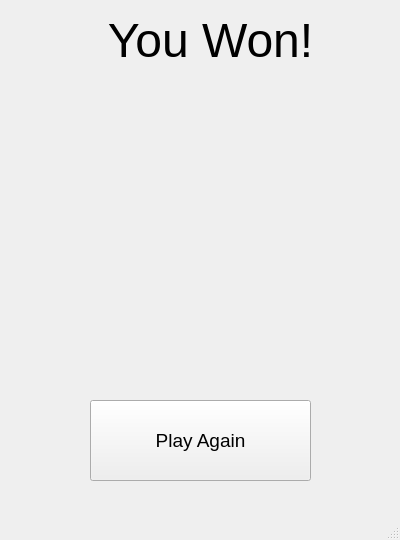
<?xml version="1.0" encoding="UTF-8"?>
<ui version="4.0">
 <class>Hangman</class>
 <widget class="QMainWindow" name="Hangman">
  <property name="geometry">
   <rect>
    <x>0</x>
    <y>0</y>
    <width>400</width>
    <height>540</height>
   </rect>
  </property>
  <property name="minimumSize">
   <size>
    <width>400</width>
    <height>540</height>
   </size>
  </property>
  <property name="maximumSize">
   <size>
    <width>400</width>
    <height>540</height>
   </size>
  </property>
  <property name="windowTitle">
   <string>Hangman</string>
  </property>
  <widget class="QWidget" name="centralwidget">
   <widget class="QStackedWidget" name="stackedWidget">
    <property name="geometry">
     <rect>
      <x>0</x>
      <y>0</y>
      <width>401</width>
      <height>521</height>
     </rect>
    </property>
    <property name="currentIndex">
     <number>2</number>
    </property>
    <widget class="QWidget" name="game_page">
     <widget class="QLabel" name="head">
      <property name="geometry">
       <rect>
        <x>120</x>
        <y>80</y>
        <width>41</width>
        <height>51</height>
       </rect>
      </property>
      <property name="font">
       <font>
        <pointsize>41</pointsize>
       </font>
      </property>
      <property name="text">
       <string>O</string>
      </property>
     </widget>
     <widget class="QLabel" name="J">
      <property name="geometry">
       <rect>
        <x>350</x>
        <y>130</y>
        <width>31</width>
        <height>31</height>
       </rect>
      </property>
      <property name="font">
       <font>
        <pointsize>12</pointsize>
       </font>
      </property>
      <property name="autoFillBackground">
       <bool>false</bool>
      </property>
      <property name="styleSheet">
       <string notr="true">background-color: rgb(0, 170, 255)</string>
      </property>
      <property name="frameShape">
       <enum>QFrame::Box</enum>
      </property>
      <property name="text">
       <string>J</string>
      </property>
      <property name="alignment">
       <set>Qt::AlignCenter</set>
      </property>
     </widget>
     <widget class="QLabel" name="title">
      <property name="geometry">
       <rect>
        <x>120</x>
        <y>0</y>
        <width>161</width>
        <height>51</height>
       </rect>
      </property>
      <property name="font">
       <font>
        <pointsize>28</pointsize>
       </font>
      </property>
      <property name="autoFillBackground">
       <bool>false</bool>
      </property>
      <property name="styleSheet">
       <string notr="true"/>
      </property>
      <property name="frameShape">
       <enum>QFrame::NoFrame</enum>
      </property>
      <property name="frameShadow">
       <enum>QFrame::Plain</enum>
      </property>
      <property name="text">
       <string>Hangman</string>
      </property>
     </widget>
     <widget class="QLabel" name="E">
      <property name="geometry">
       <rect>
        <x>350</x>
        <y>90</y>
        <width>31</width>
        <height>31</height>
       </rect>
      </property>
      <property name="font">
       <font>
        <pointsize>12</pointsize>
       </font>
      </property>
      <property name="autoFillBackground">
       <bool>false</bool>
      </property>
      <property name="styleSheet">
       <string notr="true">background-color: rgb(0, 170, 255)</string>
      </property>
      <property name="frameShape">
       <enum>QFrame::Box</enum>
      </property>
      <property name="text">
       <string>E</string>
      </property>
      <property name="alignment">
       <set>Qt::AlignCenter</set>
      </property>
     </widget>
     <widget class="QLabel" name="left_leg">
      <property name="geometry">
       <rect>
        <x>120</x>
        <y>240</y>
        <width>41</width>
        <height>51</height>
       </rect>
      </property>
      <property name="font">
       <font>
        <pointsize>41</pointsize>
       </font>
      </property>
      <property name="text">
       <string>/</string>
      </property>
     </widget>
     <widget class="QPushButton" name="submit">
      <property name="geometry">
       <rect>
        <x>270</x>
        <y>460</y>
        <width>81</width>
        <height>41</height>
       </rect>
      </property>
      <property name="font">
       <font>
        <pointsize>14</pointsize>
       </font>
      </property>
      <property name="text">
       <string>Submit</string>
      </property>
     </widget>
     <widget class="QLabel" name="T">
      <property name="geometry">
       <rect>
        <x>350</x>
        <y>210</y>
        <width>31</width>
        <height>31</height>
       </rect>
      </property>
      <property name="font">
       <font>
        <pointsize>12</pointsize>
       </font>
      </property>
      <property name="autoFillBackground">
       <bool>false</bool>
      </property>
      <property name="styleSheet">
       <string notr="true">background-color: rgb(0, 170, 255)</string>
      </property>
      <property name="frameShape">
       <enum>QFrame::Box</enum>
      </property>
      <property name="text">
       <string>T</string>
      </property>
      <property name="alignment">
       <set>Qt::AlignCenter</set>
      </property>
     </widget>
     <widget class="QLabel" name="O">
      <property name="geometry">
       <rect>
        <x>350</x>
        <y>170</y>
        <width>31</width>
        <height>31</height>
       </rect>
      </property>
      <property name="font">
       <font>
        <pointsize>12</pointsize>
       </font>
      </property>
      <property name="autoFillBackground">
       <bool>false</bool>
      </property>
      <property name="styleSheet">
       <string notr="true">background-color: rgb(0, 170, 255)</string>
      </property>
      <property name="frameShape">
       <enum>QFrame::Box</enum>
      </property>
      <property name="text">
       <string>O</string>
      </property>
      <property name="alignment">
       <set>Qt::AlignCenter</set>
      </property>
     </widget>
     <widget class="QPushButton" name="retry">
      <property name="geometry">
       <rect>
        <x>40</x>
        <y>460</y>
        <width>81</width>
        <height>41</height>
       </rect>
      </property>
      <property name="font">
       <font>
        <pointsize>14</pointsize>
       </font>
      </property>
      <property name="text">
       <string>Retry</string>
      </property>
     </widget>
     <widget class="QLabel" name="B">
      <property name="geometry">
       <rect>
        <x>230</x>
        <y>90</y>
        <width>31</width>
        <height>31</height>
       </rect>
      </property>
      <property name="font">
       <font>
        <pointsize>12</pointsize>
       </font>
      </property>
      <property name="autoFillBackground">
       <bool>false</bool>
      </property>
      <property name="styleSheet">
       <string notr="true">background-color: rgb(0, 170, 255)</string>
      </property>
      <property name="frameShape">
       <enum>QFrame::Box</enum>
      </property>
      <property name="text">
       <string>B</string>
      </property>
      <property name="alignment">
       <set>Qt::AlignCenter</set>
      </property>
     </widget>
     <widget class="QLabel" name="K">
      <property name="geometry">
       <rect>
        <x>190</x>
        <y>170</y>
        <width>31</width>
        <height>31</height>
       </rect>
      </property>
      <property name="font">
       <font>
        <pointsize>12</pointsize>
       </font>
      </property>
      <property name="autoFillBackground">
       <bool>false</bool>
      </property>
      <property name="styleSheet">
       <string notr="true">background-color: rgb(0, 170, 255)</string>
      </property>
      <property name="frameShape">
       <enum>QFrame::Box</enum>
      </property>
      <property name="text">
       <string>K</string>
      </property>
      <property name="alignment">
       <set>Qt::AlignCenter</set>
      </property>
     </widget>
     <widget class="QLabel" name="Q">
      <property name="geometry">
       <rect>
        <x>230</x>
        <y>210</y>
        <width>31</width>
        <height>31</height>
       </rect>
      </property>
      <property name="font">
       <font>
        <pointsize>12</pointsize>
       </font>
      </property>
      <property name="autoFillBackground">
       <bool>false</bool>
      </property>
      <property name="styleSheet">
       <string notr="true">background-color: rgb(0, 170, 255)</string>
      </property>
      <property name="frameShape">
       <enum>QFrame::Box</enum>
      </property>
      <property name="text">
       <string>Q</string>
      </property>
      <property name="alignment">
       <set>Qt::AlignCenter</set>
      </property>
     </widget>
     <widget class="Line" name="line1">
      <property name="geometry">
       <rect>
        <x>20</x>
        <y>320</y>
        <width>161</width>
        <height>16</height>
       </rect>
      </property>
      <property name="frameShadow">
       <enum>QFrame::Plain</enum>
      </property>
      <property name="lineWidth">
       <number>5</number>
      </property>
      <property name="orientation">
       <enum>Qt::Horizontal</enum>
      </property>
     </widget>
     <widget class="QLabel" name="right_arm">
      <property name="geometry">
       <rect>
        <x>140</x>
        <y>130</y>
        <width>41</width>
        <height>51</height>
       </rect>
      </property>
      <property name="font">
       <font>
        <pointsize>41</pointsize>
       </font>
      </property>
      <property name="text">
       <string>\</string>
      </property>
     </widget>
     <widget class="QLineEdit" name="letter_box">
      <property name="geometry">
       <rect>
        <x>150</x>
        <y>400</y>
        <width>91</width>
        <height>41</height>
       </rect>
      </property>
     </widget>
     <widget class="QLabel" name="S">
      <property name="geometry">
       <rect>
        <x>310</x>
        <y>210</y>
        <width>31</width>
        <height>31</height>
       </rect>
      </property>
      <property name="font">
       <font>
        <pointsize>12</pointsize>
       </font>
      </property>
      <property name="autoFillBackground">
       <bool>false</bool>
      </property>
      <property name="styleSheet">
       <string notr="true">background-color: rgb(0, 170, 255)</string>
      </property>
      <property name="frameShape">
       <enum>QFrame::Box</enum>
      </property>
      <property name="text">
       <string>S</string>
      </property>
      <property name="alignment">
       <set>Qt::AlignCenter</set>
      </property>
     </widget>
     <widget class="QLabel" name="A">
      <property name="geometry">
       <rect>
        <x>190</x>
        <y>90</y>
        <width>31</width>
        <height>31</height>
       </rect>
      </property>
      <property name="font">
       <font>
        <pointsize>12</pointsize>
       </font>
      </property>
      <property name="autoFillBackground">
       <bool>false</bool>
      </property>
      <property name="styleSheet">
       <string notr="true">background-color: rgb(0, 170, 255)</string>
      </property>
      <property name="frameShape">
       <enum>QFrame::Box</enum>
      </property>
      <property name="text">
       <string>A</string>
      </property>
      <property name="alignment">
       <set>Qt::AlignCenter</set>
      </property>
     </widget>
     <widget class="QLabel" name="N">
      <property name="geometry">
       <rect>
        <x>310</x>
        <y>170</y>
        <width>31</width>
        <height>31</height>
       </rect>
      </property>
      <property name="font">
       <font>
        <pointsize>12</pointsize>
       </font>
      </property>
      <property name="autoFillBackground">
       <bool>false</bool>
      </property>
      <property name="styleSheet">
       <string notr="true">background-color: rgb(0, 170, 255)</string>
      </property>
      <property name="frameShape">
       <enum>QFrame::Box</enum>
      </property>
      <property name="text">
       <string>N</string>
      </property>
      <property name="alignment">
       <set>Qt::AlignCenter</set>
      </property>
     </widget>
     <widget class="Line" name="line2">
      <property name="geometry">
       <rect>
        <x>50</x>
        <y>70</y>
        <width>20</width>
        <height>261</height>
       </rect>
      </property>
      <property name="frameShadow">
       <enum>QFrame::Plain</enum>
      </property>
      <property name="lineWidth">
       <number>3</number>
      </property>
      <property name="orientation">
       <enum>Qt::Vertical</enum>
      </property>
     </widget>
     <widget class="QLabel" name="X">
      <property name="geometry">
       <rect>
        <x>310</x>
        <y>250</y>
        <width>31</width>
        <height>31</height>
       </rect>
      </property>
      <property name="font">
       <font>
        <pointsize>12</pointsize>
       </font>
      </property>
      <property name="autoFillBackground">
       <bool>false</bool>
      </property>
      <property name="styleSheet">
       <string notr="true">background-color: rgb(0, 170, 255)</string>
      </property>
      <property name="frameShape">
       <enum>QFrame::Box</enum>
      </property>
      <property name="text">
       <string>X</string>
      </property>
      <property name="alignment">
       <set>Qt::AlignCenter</set>
      </property>
     </widget>
     <widget class="QLabel" name="M">
      <property name="geometry">
       <rect>
        <x>270</x>
        <y>170</y>
        <width>31</width>
        <height>31</height>
       </rect>
      </property>
      <property name="font">
       <font>
        <pointsize>12</pointsize>
       </font>
      </property>
      <property name="autoFillBackground">
       <bool>false</bool>
      </property>
      <property name="styleSheet">
       <string notr="true">background-color: rgb(0, 170, 255)</string>
      </property>
      <property name="frameShape">
       <enum>QFrame::Box</enum>
      </property>
      <property name="text">
       <string>M</string>
      </property>
      <property name="alignment">
       <set>Qt::AlignCenter</set>
      </property>
     </widget>
     <widget class="QLabel" name="V">
      <property name="geometry">
       <rect>
        <x>230</x>
        <y>250</y>
        <width>31</width>
        <height>31</height>
       </rect>
      </property>
      <property name="font">
       <font>
        <pointsize>12</pointsize>
       </font>
      </property>
      <property name="autoFillBackground">
       <bool>false</bool>
      </property>
      <property name="styleSheet">
       <string notr="true">background-color: rgb(0, 170, 255)</string>
      </property>
      <property name="frameShape">
       <enum>QFrame::Box</enum>
      </property>
      <property name="text">
       <string>V</string>
      </property>
      <property name="alignment">
       <set>Qt::AlignCenter</set>
      </property>
     </widget>
     <widget class="QLabel" name="I">
      <property name="geometry">
       <rect>
        <x>310</x>
        <y>130</y>
        <width>31</width>
        <height>31</height>
       </rect>
      </property>
      <property name="font">
       <font>
        <pointsize>12</pointsize>
       </font>
      </property>
      <property name="autoFillBackground">
       <bool>false</bool>
      </property>
      <property name="styleSheet">
       <string notr="true">background-color: rgb(0, 170, 255)</string>
      </property>
      <property name="frameShape">
       <enum>QFrame::Box</enum>
      </property>
      <property name="text">
       <string>I</string>
      </property>
      <property name="alignment">
       <set>Qt::AlignCenter</set>
      </property>
     </widget>
     <widget class="QLabel" name="U">
      <property name="geometry">
       <rect>
        <x>190</x>
        <y>250</y>
        <width>31</width>
        <height>31</height>
       </rect>
      </property>
      <property name="font">
       <font>
        <pointsize>12</pointsize>
       </font>
      </property>
      <property name="autoFillBackground">
       <bool>false</bool>
      </property>
      <property name="styleSheet">
       <string notr="true">background-color: rgb(0, 170, 255)</string>
      </property>
      <property name="frameShape">
       <enum>QFrame::Box</enum>
      </property>
      <property name="text">
       <string>U</string>
      </property>
      <property name="alignment">
       <set>Qt::AlignCenter</set>
      </property>
     </widget>
     <widget class="Line" name="body">
      <property name="geometry">
       <rect>
        <x>130</x>
        <y>130</y>
        <width>20</width>
        <height>121</height>
       </rect>
      </property>
      <property name="frameShadow">
       <enum>QFrame::Plain</enum>
      </property>
      <property name="lineWidth">
       <number>5</number>
      </property>
      <property name="orientation">
       <enum>Qt::Vertical</enum>
      </property>
     </widget>
     <widget class="Line" name="line4">
      <property name="geometry">
       <rect>
        <x>130</x>
        <y>70</y>
        <width>20</width>
        <height>21</height>
       </rect>
      </property>
      <property name="frameShadow">
       <enum>QFrame::Plain</enum>
      </property>
      <property name="lineWidth">
       <number>3</number>
      </property>
      <property name="orientation">
       <enum>Qt::Vertical</enum>
      </property>
     </widget>
     <widget class="QLabel" name="R">
      <property name="geometry">
       <rect>
        <x>270</x>
        <y>210</y>
        <width>31</width>
        <height>31</height>
       </rect>
      </property>
      <property name="font">
       <font>
        <pointsize>12</pointsize>
       </font>
      </property>
      <property name="autoFillBackground">
       <bool>false</bool>
      </property>
      <property name="styleSheet">
       <string notr="true">background-color: rgb(0, 170, 255)</string>
      </property>
      <property name="frameShape">
       <enum>QFrame::Box</enum>
      </property>
      <property name="text">
       <string>R</string>
      </property>
      <property name="alignment">
       <set>Qt::AlignCenter</set>
      </property>
     </widget>
     <widget class="QLabel" name="F">
      <property name="geometry">
       <rect>
        <x>190</x>
        <y>130</y>
        <width>31</width>
        <height>31</height>
       </rect>
      </property>
      <property name="font">
       <font>
        <pointsize>12</pointsize>
       </font>
      </property>
      <property name="autoFillBackground">
       <bool>false</bool>
      </property>
      <property name="styleSheet">
       <string notr="true">background-color: rgb(0, 170, 255)</string>
      </property>
      <property name="frameShape">
       <enum>QFrame::Box</enum>
      </property>
      <property name="text">
       <string>F</string>
      </property>
      <property name="alignment">
       <set>Qt::AlignCenter</set>
      </property>
     </widget>
     <widget class="QLabel" name="guess">
      <property name="geometry">
       <rect>
        <x>20</x>
        <y>340</y>
        <width>361</width>
        <height>51</height>
       </rect>
      </property>
      <property name="font">
       <font>
        <pointsize>18</pointsize>
       </font>
      </property>
      <property name="text">
       <string/>
      </property>
      <property name="alignment">
       <set>Qt::AlignCenter</set>
      </property>
     </widget>
     <widget class="QLabel" name="P">
      <property name="geometry">
       <rect>
        <x>190</x>
        <y>210</y>
        <width>31</width>
        <height>31</height>
       </rect>
      </property>
      <property name="font">
       <font>
        <pointsize>12</pointsize>
       </font>
      </property>
      <property name="autoFillBackground">
       <bool>false</bool>
      </property>
      <property name="styleSheet">
       <string notr="true">background-color: rgb(0, 170, 255)</string>
      </property>
      <property name="frameShape">
       <enum>QFrame::Box</enum>
      </property>
      <property name="text">
       <string>P</string>
      </property>
      <property name="alignment">
       <set>Qt::AlignCenter</set>
      </property>
     </widget>
     <widget class="QLabel" name="right_leg">
      <property name="geometry">
       <rect>
        <x>140</x>
        <y>240</y>
        <width>41</width>
        <height>51</height>
       </rect>
      </property>
      <property name="font">
       <font>
        <pointsize>41</pointsize>
       </font>
      </property>
      <property name="text">
       <string>\</string>
      </property>
     </widget>
     <widget class="QLabel" name="error">
      <property name="geometry">
       <rect>
        <x>150</x>
        <y>450</y>
        <width>91</width>
        <height>61</height>
       </rect>
      </property>
      <property name="font">
       <font>
        <pointsize>10</pointsize>
       </font>
      </property>
      <property name="text">
       <string/>
      </property>
      <property name="alignment">
       <set>Qt::AlignCenter</set>
      </property>
      <property name="wordWrap">
       <bool>true</bool>
      </property>
     </widget>
     <widget class="QLabel" name="H">
      <property name="geometry">
       <rect>
        <x>270</x>
        <y>130</y>
        <width>31</width>
        <height>31</height>
       </rect>
      </property>
      <property name="font">
       <font>
        <pointsize>12</pointsize>
       </font>
      </property>
      <property name="autoFillBackground">
       <bool>false</bool>
      </property>
      <property name="styleSheet">
       <string notr="true">background-color: rgb(0, 170, 255)</string>
      </property>
      <property name="frameShape">
       <enum>QFrame::Box</enum>
      </property>
      <property name="text">
       <string>H</string>
      </property>
      <property name="alignment">
       <set>Qt::AlignCenter</set>
      </property>
     </widget>
     <widget class="QLabel" name="Y">
      <property name="geometry">
       <rect>
        <x>350</x>
        <y>250</y>
        <width>31</width>
        <height>31</height>
       </rect>
      </property>
      <property name="font">
       <font>
        <pointsize>12</pointsize>
       </font>
      </property>
      <property name="autoFillBackground">
       <bool>false</bool>
      </property>
      <property name="styleSheet">
       <string notr="true">background-color: rgb(0, 170, 255)</string>
      </property>
      <property name="frameShape">
       <enum>QFrame::Box</enum>
      </property>
      <property name="text">
       <string>Y</string>
      </property>
      <property name="alignment">
       <set>Qt::AlignCenter</set>
      </property>
     </widget>
     <widget class="Line" name="line3">
      <property name="geometry">
       <rect>
        <x>60</x>
        <y>60</y>
        <width>111</width>
        <height>16</height>
       </rect>
      </property>
      <property name="frameShadow">
       <enum>QFrame::Plain</enum>
      </property>
      <property name="lineWidth">
       <number>3</number>
      </property>
      <property name="orientation">
       <enum>Qt::Horizontal</enum>
      </property>
     </widget>
     <widget class="QLabel" name="C">
      <property name="geometry">
       <rect>
        <x>270</x>
        <y>90</y>
        <width>31</width>
        <height>31</height>
       </rect>
      </property>
      <property name="font">
       <font>
        <pointsize>12</pointsize>
       </font>
      </property>
      <property name="autoFillBackground">
       <bool>false</bool>
      </property>
      <property name="styleSheet">
       <string notr="true">background-color: rgb(0, 170, 255)</string>
      </property>
      <property name="frameShape">
       <enum>QFrame::Box</enum>
      </property>
      <property name="text">
       <string>C</string>
      </property>
      <property name="alignment">
       <set>Qt::AlignCenter</set>
      </property>
     </widget>
     <widget class="QLabel" name="G">
      <property name="geometry">
       <rect>
        <x>230</x>
        <y>130</y>
        <width>31</width>
        <height>31</height>
       </rect>
      </property>
      <property name="font">
       <font>
        <pointsize>12</pointsize>
       </font>
      </property>
      <property name="autoFillBackground">
       <bool>false</bool>
      </property>
      <property name="styleSheet">
       <string notr="true">background-color: rgb(0, 170, 255)</string>
      </property>
      <property name="frameShape">
       <enum>QFrame::Box</enum>
      </property>
      <property name="text">
       <string>G</string>
      </property>
      <property name="alignment">
       <set>Qt::AlignCenter</set>
      </property>
     </widget>
     <widget class="QLabel" name="L">
      <property name="geometry">
       <rect>
        <x>230</x>
        <y>170</y>
        <width>31</width>
        <height>31</height>
       </rect>
      </property>
      <property name="font">
       <font>
        <pointsize>12</pointsize>
       </font>
      </property>
      <property name="autoFillBackground">
       <bool>false</bool>
      </property>
      <property name="styleSheet">
       <string notr="true">background-color: rgb(0, 170, 255)</string>
      </property>
      <property name="frameShape">
       <enum>QFrame::Box</enum>
      </property>
      <property name="text">
       <string>L</string>
      </property>
      <property name="alignment">
       <set>Qt::AlignCenter</set>
      </property>
     </widget>
     <widget class="QLabel" name="Z">
      <property name="geometry">
       <rect>
        <x>270</x>
        <y>290</y>
        <width>31</width>
        <height>31</height>
       </rect>
      </property>
      <property name="font">
       <font>
        <pointsize>12</pointsize>
       </font>
      </property>
      <property name="autoFillBackground">
       <bool>false</bool>
      </property>
      <property name="styleSheet">
       <string notr="true">background-color: rgb(0, 170, 255)</string>
      </property>
      <property name="frameShape">
       <enum>QFrame::Box</enum>
      </property>
      <property name="text">
       <string>Z</string>
      </property>
      <property name="alignment">
       <set>Qt::AlignCenter</set>
      </property>
     </widget>
     <widget class="QLabel" name="W">
      <property name="geometry">
       <rect>
        <x>270</x>
        <y>250</y>
        <width>31</width>
        <height>31</height>
       </rect>
      </property>
      <property name="font">
       <font>
        <pointsize>12</pointsize>
       </font>
      </property>
      <property name="autoFillBackground">
       <bool>false</bool>
      </property>
      <property name="styleSheet">
       <string notr="true">background-color: rgb(0, 170, 255)</string>
      </property>
      <property name="frameShape">
       <enum>QFrame::Box</enum>
      </property>
      <property name="text">
       <string>W</string>
      </property>
      <property name="alignment">
       <set>Qt::AlignCenter</set>
      </property>
     </widget>
     <widget class="QLabel" name="left_arm">
      <property name="geometry">
       <rect>
        <x>120</x>
        <y>130</y>
        <width>41</width>
        <height>51</height>
       </rect>
      </property>
      <property name="font">
       <font>
        <pointsize>41</pointsize>
       </font>
      </property>
      <property name="text">
       <string>/</string>
      </property>
     </widget>
     <widget class="QLabel" name="D">
      <property name="geometry">
       <rect>
        <x>310</x>
        <y>90</y>
        <width>31</width>
        <height>31</height>
       </rect>
      </property>
      <property name="font">
       <font>
        <pointsize>12</pointsize>
       </font>
      </property>
      <property name="autoFillBackground">
       <bool>false</bool>
      </property>
      <property name="styleSheet">
       <string notr="true">background-color: rgb(0, 170, 255)</string>
      </property>
      <property name="frameShape">
       <enum>QFrame::Box</enum>
      </property>
      <property name="text">
       <string>D</string>
      </property>
      <property name="alignment">
       <set>Qt::AlignCenter</set>
      </property>
     </widget>
     <widget class="QLabel" name="difficulty">
      <property name="geometry">
       <rect>
        <x>250</x>
        <y>59</y>
        <width>71</width>
        <height>31</height>
       </rect>
      </property>
      <property name="font">
       <font>
        <pointsize>14</pointsize>
       </font>
      </property>
      <property name="text">
       <string>Medium</string>
      </property>
      <property name="alignment">
       <set>Qt::AlignCenter</set>
      </property>
     </widget>
    </widget>
    <widget class="QWidget" name="loss_page">
     <widget class="QLabel" name="label_4">
      <property name="geometry">
       <rect>
        <x>100</x>
        <y>20</y>
        <width>221</width>
        <height>41</height>
       </rect>
      </property>
      <property name="font">
       <font>
        <pointsize>36</pointsize>
       </font>
      </property>
      <property name="text">
       <string>You Lost!</string>
      </property>
      <property name="alignment">
       <set>Qt::AlignCenter</set>
      </property>
     </widget>
     <widget class="QLabel" name="label_6">
      <property name="geometry">
       <rect>
        <x>130</x>
        <y>380</y>
        <width>151</width>
        <height>31</height>
       </rect>
      </property>
      <property name="font">
       <font>
        <pointsize>16</pointsize>
       </font>
      </property>
      <property name="text">
       <string>The word was:</string>
      </property>
     </widget>
     <widget class="QPushButton" name="retry2">
      <property name="geometry">
       <rect>
        <x>140</x>
        <y>460</y>
        <width>121</width>
        <height>31</height>
       </rect>
      </property>
      <property name="font">
       <font>
        <pointsize>14</pointsize>
       </font>
      </property>
      <property name="text">
       <string>Try Again</string>
      </property>
     </widget>
     <widget class="QLabel" name="guess1">
      <property name="geometry">
       <rect>
        <x>0</x>
        <y>410</y>
        <width>401</width>
        <height>51</height>
       </rect>
      </property>
      <property name="font">
       <font>
        <pointsize>20</pointsize>
       </font>
      </property>
      <property name="text">
       <string/>
      </property>
      <property name="alignment">
       <set>Qt::AlignCenter</set>
      </property>
      <property name="wordWrap">
       <bool>false</bool>
      </property>
      <property name="margin">
       <number>1</number>
      </property>
      <property name="indent">
       <number>0</number>
      </property>
     </widget>
     <widget class="QLabel" name="label_2">
      <property name="geometry">
       <rect>
        <x>40</x>
        <y>72</y>
        <width>341</width>
        <height>311</height>
       </rect>
      </property>
      <property name="text">
       <string/>
      </property>
      <property name="pixmap">
       <pixmap>sad.png</pixmap>
      </property>
      <property name="scaledContents">
       <bool>true</bool>
      </property>
     </widget>
    </widget>
    <widget class="QWidget" name="win_page">
     <widget class="QLabel" name="label_3">
      <property name="geometry">
       <rect>
        <x>30</x>
        <y>70</y>
        <width>341</width>
        <height>321</height>
       </rect>
      </property>
      <property name="text">
       <string/>
      </property>
      <property name="pixmap">
       <pixmap>happy.png</pixmap>
      </property>
      <property name="scaledContents">
       <bool>true</bool>
      </property>
     </widget>
     <widget class="QLabel" name="label_5">
      <property name="geometry">
       <rect>
        <x>100</x>
        <y>20</y>
        <width>221</width>
        <height>41</height>
       </rect>
      </property>
      <property name="font">
       <font>
        <pointsize>36</pointsize>
       </font>
      </property>
      <property name="text">
       <string>You Won!</string>
      </property>
      <property name="alignment">
       <set>Qt::AlignCenter</set>
      </property>
     </widget>
     <widget class="QPushButton" name="retry1">
      <property name="geometry">
       <rect>
        <x>90</x>
        <y>400</y>
        <width>221</width>
        <height>81</height>
       </rect>
      </property>
      <property name="font">
       <font>
        <pointsize>14</pointsize>
       </font>
      </property>
      <property name="text">
       <string>Play Again</string>
      </property>
     </widget>
    </widget>
    <widget class="QWidget" name="start_page">
     <widget class="QLabel" name="label">
      <property name="geometry">
       <rect>
        <x>90</x>
        <y>10</y>
        <width>211</width>
        <height>71</height>
       </rect>
      </property>
      <property name="font">
       <font>
        <pointsize>36</pointsize>
       </font>
      </property>
      <property name="text">
       <string>Hangman</string>
      </property>
     </widget>
     <widget class="QPushButton" name="easy">
      <property name="geometry">
       <rect>
        <x>40</x>
        <y>310</y>
        <width>151</width>
        <height>81</height>
       </rect>
      </property>
      <property name="font">
       <font>
        <pointsize>20</pointsize>
       </font>
      </property>
      <property name="autoFillBackground">
       <bool>false</bool>
      </property>
      <property name="styleSheet">
       <string notr="true">background-color: rgb(0, 255, 0)</string>
      </property>
      <property name="text">
       <string>Easy</string>
      </property>
     </widget>
     <widget class="QPushButton" name="medium">
      <property name="geometry">
       <rect>
        <x>210</x>
        <y>310</y>
        <width>151</width>
        <height>81</height>
       </rect>
      </property>
      <property name="font">
       <font>
        <pointsize>20</pointsize>
       </font>
      </property>
      <property name="autoFillBackground">
       <bool>false</bool>
      </property>
      <property name="styleSheet">
       <string notr="true">background-color: rgb(255, 255, 0)</string>
      </property>
      <property name="text">
       <string>Medium</string>
      </property>
     </widget>
     <widget class="QPushButton" name="hard">
      <property name="geometry">
       <rect>
        <x>120</x>
        <y>400</y>
        <width>161</width>
        <height>81</height>
       </rect>
      </property>
      <property name="font">
       <font>
        <pointsize>20</pointsize>
       </font>
      </property>
      <property name="autoFillBackground">
       <bool>false</bool>
      </property>
      <property name="styleSheet">
       <string notr="true">background-color: rgb(255, 0, 0)</string>
      </property>
      <property name="text">
       <string>Hard</string>
      </property>
     </widget>
     <widget class="QLabel" name="head_2">
      <property name="geometry">
       <rect>
        <x>180</x>
        <y>80</y>
        <width>41</width>
        <height>51</height>
       </rect>
      </property>
      <property name="font">
       <font>
        <pointsize>41</pointsize>
       </font>
      </property>
      <property name="text">
       <string>O</string>
      </property>
     </widget>
     <widget class="Line" name="body_2">
      <property name="geometry">
       <rect>
        <x>190</x>
        <y>130</y>
        <width>20</width>
        <height>111</height>
       </rect>
      </property>
      <property name="frameShadow">
       <enum>QFrame::Plain</enum>
      </property>
      <property name="lineWidth">
       <number>5</number>
      </property>
      <property name="orientation">
       <enum>Qt::Vertical</enum>
      </property>
     </widget>
     <widget class="QLabel" name="left_arm_2">
      <property name="geometry">
       <rect>
        <x>180</x>
        <y>130</y>
        <width>41</width>
        <height>51</height>
       </rect>
      </property>
      <property name="font">
       <font>
        <pointsize>41</pointsize>
       </font>
      </property>
      <property name="text">
       <string>/</string>
      </property>
     </widget>
     <widget class="QLabel" name="left_leg_2">
      <property name="geometry">
       <rect>
        <x>180</x>
        <y>230</y>
        <width>41</width>
        <height>51</height>
       </rect>
      </property>
      <property name="font">
       <font>
        <pointsize>41</pointsize>
       </font>
      </property>
      <property name="text">
       <string>/</string>
      </property>
     </widget>
     <widget class="QLabel" name="right_leg_2">
      <property name="geometry">
       <rect>
        <x>200</x>
        <y>230</y>
        <width>41</width>
        <height>51</height>
       </rect>
      </property>
      <property name="font">
       <font>
        <pointsize>41</pointsize>
       </font>
      </property>
      <property name="text">
       <string>\</string>
      </property>
     </widget>
     <widget class="QLabel" name="left_arm_3">
      <property name="geometry">
       <rect>
        <x>200</x>
        <y>70</y>
        <width>61</width>
        <height>81</height>
       </rect>
      </property>
      <property name="font">
       <font>
        <pointsize>41</pointsize>
       </font>
      </property>
      <property name="text">
       <string>_/</string>
      </property>
     </widget>
    </widget>
   </widget>
  </widget>
  <widget class="QMenuBar" name="menubar">
   <property name="geometry">
    <rect>
     <x>0</x>
     <y>0</y>
     <width>400</width>
     <height>21</height>
    </rect>
   </property>
  </widget>
  <widget class="QStatusBar" name="statusbar"/>
 </widget>
 <resources/>
 <connections/>
</ui>
